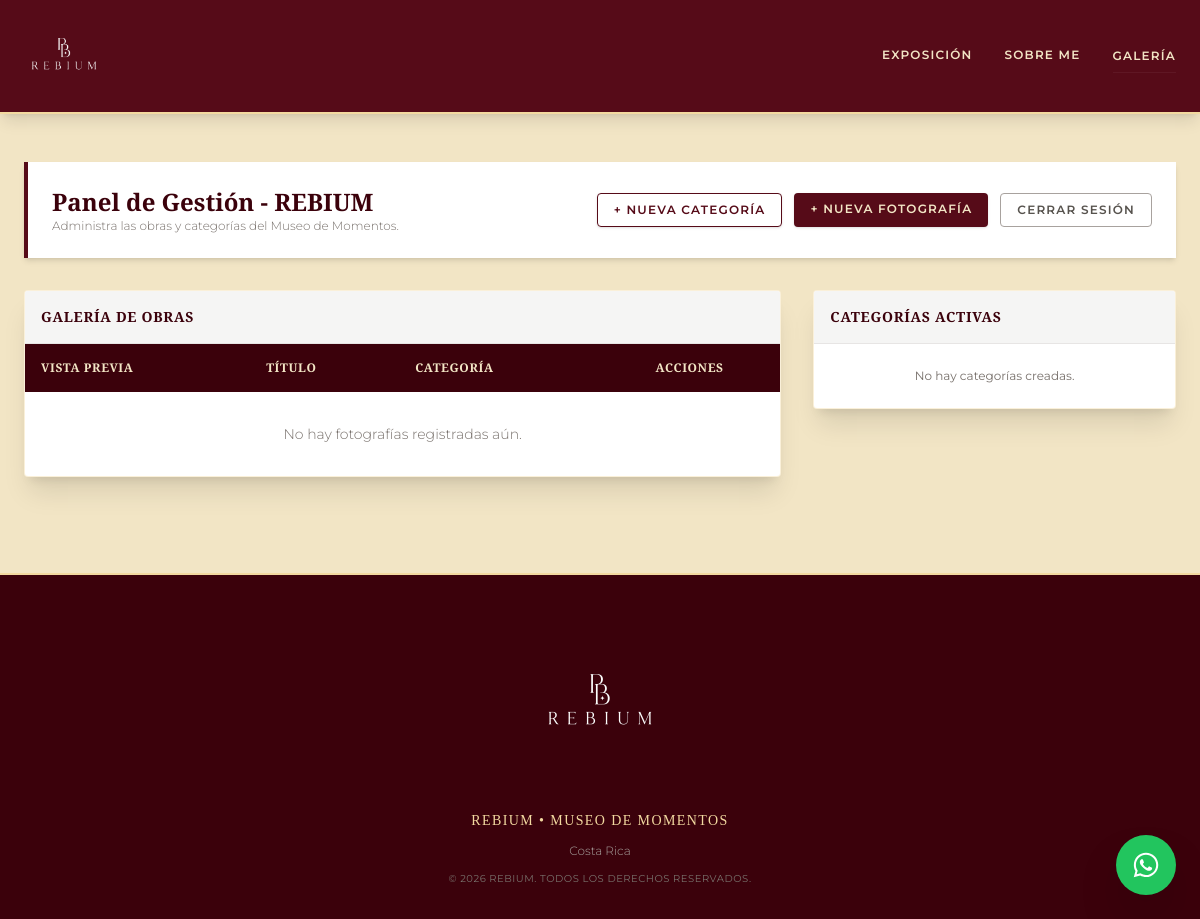
The page /panel/ (signed in) on the database as committed earlier.
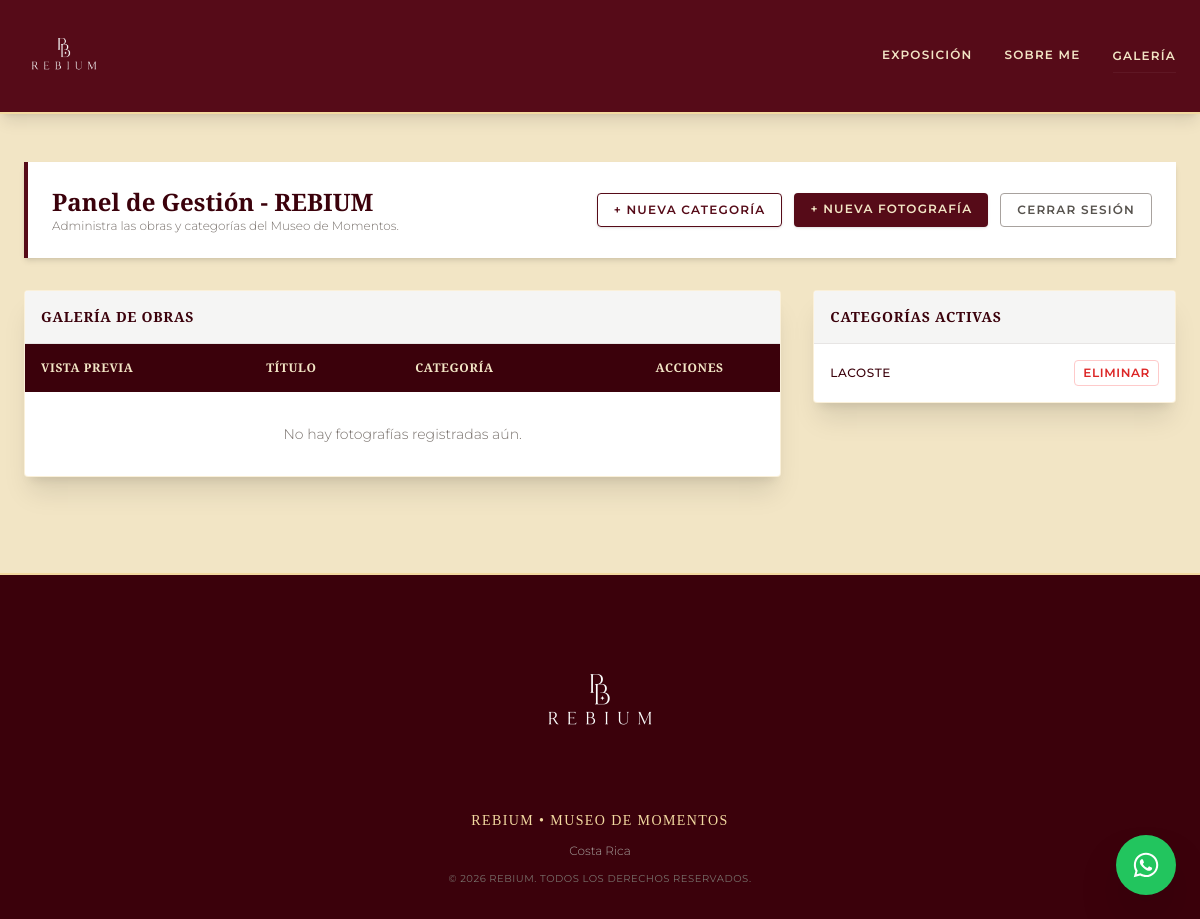
The same page on the database as committed later.
### core/models.py (models this page shows, shortened)
class Categoria(models.Model):
    nombre = models.CharField(max_length=100)
    slug = models.SlugField(unique=True, blank=True)

### core/views.py (the view)
# urls.py: path('panel/', views.dashboard, name='dashboard'),
@login_required
def dashboard(request):
    fotos = Foto.objects.all()
    categorias = Categoria.objects.all()
    return render(request, 'core/dashboard.html', {
        'fotos': fotos,
        'categorias': categorias,
    })

### core/templates/core/dashboard.html (shortened to what this page needs)
{% extends 'core/base.html' %}
{% block content %}
<section class="max-w-7xl mx-auto px-4 sm:px-6 py-8 sm:py-12">
    <div class="flex flex-col md:flex-row md:justify-between md:items-center gap-4 mb-8 bg-white p-4 sm:p-6 shadow-md border-l-4 border-rebiumBurgundy">
        <div>
            <h1 class="font-cinzel text-xl sm:text-2xl font-bold text-rebiumDark">Panel de Gestión - REBIUM</h1>
            <p class="text-xs text-stone-500 font-light">Administra las obras y categorías del Museo de Momentos.</p>
        </div>
        <div class="flex flex-wrap sm:flex-nowrap gap-2 sm:gap-3 w-full md:w-auto">
            <a href="{% url 'crear_categoria' %}" class="flex-1 sm:flex-initial text-center border border-rebiumBurgundy text-rebiumBurgundy px-3 sm:px-4 py-2 rounded text-xs uppercase tracking-widest font-semibold hover:bg-rebiumBurgundy hover:text-rebiumBg transition shadow">
                + Nueva Categoría
            </a>
            <a href="{% url 'crear_foto' %}" class="flex-1 sm:flex-initial text-center bg-rebiumBurgundy text-rebiumBg px-3 sm:px-4 py-2 rounded text-xs uppercase tracking-widest font-semibold hover:bg-rebiumDark transition shadow">
                + Nueva Fotografía
            </a>
            <form method="post" action="{% url 'logout' %}" class="w-full sm:w-auto">
                <button type="submit" class="w-full sm:w-auto border border-stone-400 text-stone-600 px-3 sm:px-4 py-2 rounded text-xs uppercase tracking-widest font-semibold hover:bg-stone-100 transition">
                    Cerrar Sesión
                </button>
            </form>
        </div>
    </div>
    <div class="grid grid-cols-1 lg:grid-cols-3 gap-8">
        <div class="lg:col-span-2 bg-white shadow-xl rounded overflow-hidden border border-rebiumGold/40">
            <div class="p-4 bg-stone-100 border-b border-stone-200">
                <h2 class="font-cinzel text-sm font-bold text-rebiumDark uppercase tracking-wider">Galería de Obras</h2>
            </div>
            <div class="overflow-x-auto">
                <table class="w-full text-left border-collapse min-w-[500px]">
                    <thead class="bg-rebiumDark text-rebiumBg font-cinzel text-xs uppercase tracking-wider">
                        <tr>
                            <th class="p-3 sm:p-4">Vista Previa</th>
                            <th class="p-3 sm:p-4">Título</th>
                            <th class="p-3 sm:p-4">Categoría</th>
                            <th class="p-3 sm:p-4 text-center">Acciones</th>
                        </tr>
                    </thead>
                    <tbody class="divide-y divide-stone-100 text-sm">
                        {% for foto in fotos %}
                            <tr class="hover:bg-stone-50">
                                <td class="p-3 sm:p-4">
                                    <img src="{{ foto.imagen.url }}" alt="{{ foto.titulo }}" class="w-12 h-10 sm:w-16 sm:h-12 object-cover rounded border border-stone-300">
                                </td>
                                <td class="p-3 sm:p-4 font-semibold text-rebiumDark">{{ foto.titulo }}</td>
                                <td class="p-3 sm:p-4 text-xs font-medium text-rebiumBurgundy uppercase">{{ foto.categoria.nombre }}</td>
                                <td class="p-3 sm:p-4 text-center">
                                    <div class="flex items-center justify-center gap-1 sm:gap-2">
                                        <a href="{% url 'editar_foto' foto.pk %}" class="text-xs bg-rebiumGold text-rebiumDark px-2.5 sm:px-3 py-1 rounded hover:bg-stone-300 transition">Editar</a>
                                        <a href="{% url 'eliminar_foto' foto.pk %}" class="text-xs bg-rebiumBright text-white px-2.5 sm:px-3 py-1 rounded hover:bg-red-700 transition">Eliminar</a>
                                    </div>
                                </td>
                            </tr>
                        {% empty %}
                            <tr>
                                <td colspan="4" class="p-8 text-center text-stone-500 font-light">
                                    No hay fotografías registradas aún.
                                </td>
                            </tr>
                        {% endfor %}
                    </tbody>
                </table>
            </div>
        </div>
        <div class="bg-white shadow-xl rounded overflow-hidden border border-rebiumGold/40 h-fit">
            <div class="p-4 bg-stone-100 border-b border-stone-200">
                <h2 class="font-cinzel text-sm font-bold text-rebiumDark uppercase tracking-wider">Categorías Activas</h2>
            </div>
            <ul class="divide-y divide-stone-100">
                {% for cat in categorias %}
                    <li class="p-3 sm:p-4 flex justify-between items-center hover:bg-stone-50 gap-2">
                        <span class="font-medium text-xs uppercase text-rebiumDark tracking-wider truncate">{{ cat.nombre }}</span>
                        <form method="post" action="{% url 'eliminar_categoria' cat.pk %}" onsubmit="return confirm('¿Seguro que deseas eliminar la categoría {{ cat.nombre }}?');" class="shrink-0">
                            <button type="submit" class="text-xs text-red-600 hover:text-red-800 font-semibold uppercase tracking-wider border border-red-200 px-2 py-1 rounded hover:bg-red-50">
                                Eliminar
                            </button>
                        </form>
                    </li>
                {% empty %}
                    <li class="p-6 text-center text-xs text-stone-500">
                        No hay categorías creadas.
                    </li>
                {% endfor %}
            </ul>
        </div>
    </div>
</section>
{% endblock %}

### core/templates/core/base.html (shortened to what this page needs)
{% load static %}
<!DOCTYPE html>
<html lang="es">
<head>
    <script src="https://cdn.tailwindcss.com"></script>
</head>
<body class="bg-rebiumBg text-rebiumDark font-sans min-h-screen flex flex-col justify-between selection:bg-rebiumBurgundy selection:text-rebiumBg">
    <nav class="bg-rebiumBurgundy text-rebiumBg border-b-2 border-rebiumGold shadow-lg sticky top-0 z-40">
        <div class="max-w-7xl mx-auto px-6 py-4 flex justify-between items-center">
                <a href="{% url 'home' %}" class="flex items-center space-x-3 group">
                    <img src="{% static 'core/img/rebium_logo.png' %}" alt="REBIUM Logo" class="h-20 sm:h-31 w-auto object-contain transition-transform duration-300 group-hover:scale-105">
                </a>
            <div class="hidden md:flex items-center space-x-8 text-xs font-semibold uppercase tracking-widest">
                <a href="{% url 'home' %}" class="hover:text-rebiumGold transition py-1 border-b-2 border-transparent hover:border-rebiumGold">Exposición</a>
                <a href="{% url 'about' %}" class="hover:text-rebiumGold transition py-1 border-b-2 border-transparent hover:border-rebiumGold">Sobre Me</a>
                <a href="{% url 'galeria' %}" class="block text-xs uppercase tracking-widest text-rebiumBg hover:text-rebiumGold py-2 border-b border-white/5">Galería</a>
            </div>
        </div>
    </nav>
    <main class="flex-grow">
        {% block content %}{% endblock %}
    </main>
    <footer class="bg-rebiumDark text-rebiumBg border-t-2 border-rebiumGold py-8 mt-12 text-center text-xs">
        <div class="flex flex-col items-center justify-center py-8">
            <img src="{% static 'core/img/rebium_logo.png' %}" alt="REBIUM" class="h-24 sm:h-32 w-auto object-contain mb-3">
        </div>
        <div class="max-w-7xl mx-auto px-6 space-y-3">
            <p class="font-cinzel text-sm tracking-widest text-rebiumGold">REBIUM &bull; MUSEO DE MOMENTOS</p>
            <p class="text-stone-400 font-light">Costa Rica</p>
            <p class="text-stone-500 text-[10px] uppercase tracking-wider">&copy; {% now "Y" %} REBIUM. Todos los derechos reservados.</p>
        </div>
    </footer>
    <a href="https://wa.me/50672342452?text=Hola,%20me%20gustaría%20solicitar%20información%20sobre%20una%20sesión%20fotográfica"
       target="_blank"
       rel="noopener noreferrer"
       class="fixed bottom-6 right-6 bg-green-500 hover:bg-green-600 text-white p-4 rounded-full shadow-2xl transition-all duration-300 hover:scale-110 z-50 flex items-center justify-center group"
       aria-label="Contactar por WhatsApp">
    </a>
</body>
</html>

Rows that differ between the two databases and show on the page:
added Categoria: nombre "LACOSTE"
Other text that changed with them:
text no longer shown: "No hay categorías creadas."
